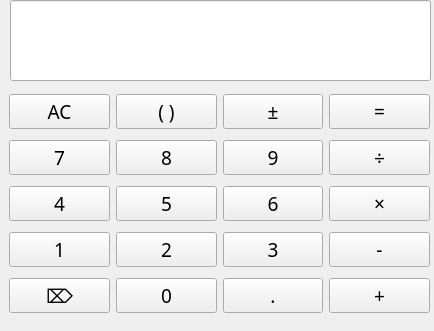
<?xml version="1.0" encoding="UTF-8"?>
<ui version="4.0">
 <class>MainWindow</class>
 <widget class="QMainWindow" name="MainWindow">
  <property name="geometry">
   <rect>
    <x>0</x>
    <y>0</y>
    <width>434</width>
    <height>331</height>
   </rect>
  </property>
  <property name="sizePolicy">
   <sizepolicy hsizetype="Preferred" vsizetype="Preferred">
    <horstretch>0</horstretch>
    <verstretch>0</verstretch>
   </sizepolicy>
  </property>
  <property name="mouseTracking">
   <bool>false</bool>
  </property>
  <property name="windowTitle">
   <string>Calculator</string>
  </property>
  <widget class="QWidget" name="centralwidget">
   <widget class="QWidget" name="gridLayoutWidget">
    <property name="geometry">
     <rect>
      <x>9</x>
      <y>89</y>
      <width>421</width>
      <height>231</height>
     </rect>
    </property>
    <layout class="QGridLayout" name="gridLayout">
     <item row="3" column="2">
      <widget class="QPushButton" name="Num_6">
       <property name="font">
        <font>
         <family>Cascadia Mono</family>
         <pointsize>14</pointsize>
        </font>
       </property>
       <property name="text">
        <string>6</string>
       </property>
      </widget>
     </item>
     <item row="4" column="2">
      <widget class="QPushButton" name="Num_3">
       <property name="font">
        <font>
         <family>Cascadia Mono</family>
         <pointsize>14</pointsize>
        </font>
       </property>
       <property name="text">
        <string>3</string>
       </property>
      </widget>
     </item>
     <item row="3" column="1">
      <widget class="QPushButton" name="Num_5">
       <property name="font">
        <font>
         <family>Cascadia Mono</family>
         <pointsize>14</pointsize>
        </font>
       </property>
       <property name="text">
        <string>5</string>
       </property>
      </widget>
     </item>
     <item row="2" column="0">
      <widget class="QPushButton" name="Num_7">
       <property name="font">
        <font>
         <family>Cascadia Mono</family>
         <pointsize>14</pointsize>
        </font>
       </property>
       <property name="text">
        <string>7</string>
       </property>
      </widget>
     </item>
     <item row="1" column="3">
      <widget class="QPushButton" name="Equals">
       <property name="font">
        <font>
         <family>Cascadia Mono</family>
         <pointsize>14</pointsize>
        </font>
       </property>
       <property name="text">
        <string>=</string>
       </property>
      </widget>
     </item>
     <item row="4" column="3">
      <widget class="QPushButton" name="Subtract">
       <property name="font">
        <font>
         <family>Cascadia Mono</family>
         <pointsize>14</pointsize>
        </font>
       </property>
       <property name="text">
        <string>-</string>
       </property>
      </widget>
     </item>
     <item row="4" column="0">
      <widget class="QPushButton" name="Num_1">
       <property name="font">
        <font>
         <family>Cascadia Mono</family>
         <pointsize>14</pointsize>
        </font>
       </property>
       <property name="text">
        <string>1</string>
       </property>
      </widget>
     </item>
     <item row="3" column="3">
      <widget class="QPushButton" name="Multiply">
       <property name="font">
        <font>
         <family>Cascadia Mono</family>
         <pointsize>14</pointsize>
        </font>
       </property>
       <property name="text">
        <string>×</string>
       </property>
      </widget>
     </item>
     <item row="2" column="3">
      <widget class="QPushButton" name="Divide">
       <property name="font">
        <font>
         <family>Cascadia Mono</family>
         <pointsize>14</pointsize>
        </font>
       </property>
       <property name="text">
        <string>÷</string>
       </property>
      </widget>
     </item>
     <item row="2" column="1">
      <widget class="QPushButton" name="Num_8">
       <property name="font">
        <font>
         <family>Cascadia Mono</family>
         <pointsize>14</pointsize>
        </font>
       </property>
       <property name="text">
        <string>8</string>
       </property>
      </widget>
     </item>
     <item row="1" column="0">
      <widget class="QPushButton" name="AC">
       <property name="font">
        <font>
         <family>Cascadia Mono</family>
         <pointsize>14</pointsize>
        </font>
       </property>
       <property name="text">
        <string>AC</string>
       </property>
      </widget>
     </item>
     <item row="2" column="2">
      <widget class="QPushButton" name="Num_9">
       <property name="font">
        <font>
         <family>Cascadia Mono</family>
         <pointsize>14</pointsize>
        </font>
       </property>
       <property name="text">
        <string>9</string>
       </property>
      </widget>
     </item>
     <item row="1" column="2">
      <widget class="QPushButton" name="Switch">
       <property name="font">
        <font>
         <family>Cascadia Mono</family>
         <pointsize>14</pointsize>
        </font>
       </property>
       <property name="text">
        <string>±</string>
       </property>
      </widget>
     </item>
     <item row="3" column="0">
      <widget class="QPushButton" name="Num_4">
       <property name="font">
        <font>
         <family>Cascadia Mono</family>
         <pointsize>14</pointsize>
        </font>
       </property>
       <property name="text">
        <string>4</string>
       </property>
      </widget>
     </item>
     <item row="4" column="1">
      <widget class="QPushButton" name="Num_2">
       <property name="font">
        <font>
         <family>Cascadia Mono</family>
         <pointsize>14</pointsize>
        </font>
       </property>
       <property name="text">
        <string>2</string>
       </property>
      </widget>
     </item>
     <item row="5" column="0">
      <widget class="QPushButton" name="Delete">
       <property name="font">
        <font>
         <family>Cascadia Mono</family>
         <pointsize>14</pointsize>
        </font>
       </property>
       <property name="text">
        <string>⌦</string>
       </property>
      </widget>
     </item>
     <item row="1" column="1">
      <widget class="QPushButton" name="Parenthesis">
       <property name="font">
        <font>
         <family>Cascadia Mono</family>
         <pointsize>14</pointsize>
        </font>
       </property>
       <property name="text">
        <string>( )</string>
       </property>
      </widget>
     </item>
     <item row="5" column="1">
      <widget class="QPushButton" name="Num_0">
       <property name="font">
        <font>
         <family>Cascadia Mono</family>
         <pointsize>14</pointsize>
        </font>
       </property>
       <property name="text">
        <string>0</string>
       </property>
       <property name="flat">
        <bool>false</bool>
       </property>
      </widget>
     </item>
     <item row="5" column="2">
      <widget class="QPushButton" name="point">
       <property name="font">
        <font>
         <family>Cascadia Mono</family>
         <pointsize>14</pointsize>
        </font>
       </property>
       <property name="text">
        <string>.</string>
       </property>
      </widget>
     </item>
     <item row="5" column="3">
      <widget class="QPushButton" name="Add">
       <property name="font">
        <font>
         <family>Cascadia Mono</family>
         <pointsize>14</pointsize>
        </font>
       </property>
       <property name="text">
        <string>+</string>
       </property>
      </widget>
     </item>
    </layout>
   </widget>
   <widget class="QLineEdit" name="line">
    <property name="geometry">
     <rect>
      <x>10</x>
      <y>0</y>
      <width>421</width>
      <height>81</height>
     </rect>
    </property>
    <property name="font">
     <font>
      <family>Cascadia Mono</family>
      <pointsize>22</pointsize>
     </font>
    </property>
    <property name="layoutDirection">
     <enum>Qt::LayoutDirection::LeftToRight</enum>
    </property>
    <property name="readOnly">
     <bool>true</bool>
    </property>
   </widget>
  </widget>
 </widget>
 <resources/>
 <connections/>
</ui>
